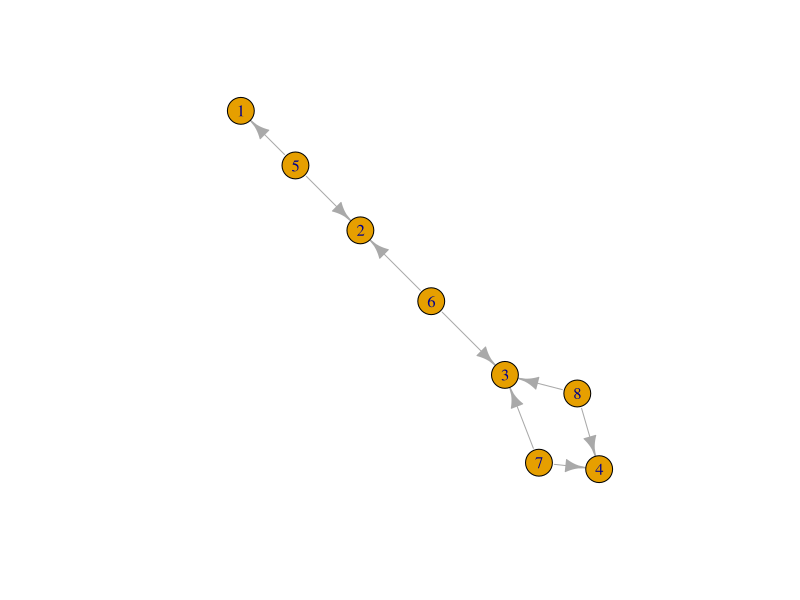

Write R code to recreate this figure. (Note: this script raises an error after producing the figure.)
library(igraph)
library(tidyverse)

# Nodos del 1 al 4 son citados
# Nodos del 5 al 8 citan.

C<-matrix(c(0,0, 0, 0, 0, 0, 0, 0, 0, 0, 0, 0, 0, 0, 0, 0,0, 0, 0, 0, 0, 0, 0, 0,
            0, 0, 0, 0, 0, 0, 0, 0,
            1, 1, 0, 0, 0, 0, 0, 0,
            0, 1, 1, 0, 0, 0, 0, 0,
            0, 0, 1, 1, 0, 0, 0, 0,
            0, 0, 1, 1, 0, 0, 0, 0),
          nrow=8,ncol=8,
          byrow=TRUE)

G=graph_from_adjacency_matrix(C)
plot(G)

M <- as_adjacency_matrix(G)
M <- matrix(M,nrow=8,ncol=8,
            dimnames=list(c("n5","n1","n2","n6","n3","n7","n4","n8"),
                          c("n5","n1","n2","n6","n3","n7","n4","n8")))

K <- t(C) %*% C
tt <- C %*% t(C)

MIdg <- max(degree(G,mode="in"))
MOdg <- max(degree(G,mode="out"))
gamma <- 1/(min(MIdg,MOdg))
gamma <- 0.207

# K---------------------------------------------------------------------
Kgamma <- K %*% solve(diag(8) - gamma*K)
Kgamma_results = data.frame()

for (i in 1:nrow(Kgamma)){
  Kgamma_newsum=sum(Kgamma[i,])
  Kgamma_results=rbind(Kgamma_results,Kgamma_newsum)
  rm(Kgamma_newsum)
}

Kgamma_results <- Kgamma_results %>%
  mutate(V=c("n5","n1","n2","n6","n3","n7","n4","n8"), .before=X184.936707487713)
View(Kgamma_results)

auth <- as.data.frame(authority.score(G)$vector)
auth <- auth %>% mutate(V=colnames(C), .before=`authority.score(G)$vector`)

#☻------------------------------------------------------------------------

gamma <- 0

# K---------------------------------------------------------------------
Kgamma <- K %*% solve(diag(8) - gamma*K)
Kgamma_results = data.frame()

for (i in 1:nrow(Kgamma)){
  Kgamma_newsum=sum(Kgamma[i,])
  Kgamma_results=rbind(Kgamma_results,Kgamma_newsum)
  rm(Kgamma_newsum)
}

Kgamma_results <- Kgamma_results %>%
  mutate(V=c("n5","n1","n2","n6","n3","n7","n4","n8"), .before=X2)
View(Kgamma_results)

auth <- as.data.frame(authority.score(G)$vector)
auth <- auth %>% mutate(V=colnames(C), .before=`authority.score(G)$vector`)



# T---------------------------------------------------------------------

Tgamma <- tt %*% solve(diag(8) - gamma*tt)
Tgamma_results = data.frame()

for (i in 1:nrow(Tgamma)){
  Tgamma_newsum=sum(Tgamma[i,])
  Tgamma_results=rbind(Tgamma_results,Tgamma_newsum)
  rm(Tgamma_newsum)
}
Tgamma_results <- Tgamma_results %>%
  mutate(V=c("n5","n1","n2","n6","n3","n7","n4","n8"), .before=X.6)

#-----------------------------------------------------------------------


NK <- function(A, gamma) {
  G <- graph_from_adjacency_matrix(A)
  # Calculamos el máximo grado de difusión posible
  MIdg <- max(degree(G,mode="in"))
  MOdg <- max(degree(G,mode="out"))
  max_gamma <- 1/(min(MIdg,MOdg))
  # Comprobamos que gamma no es excesivamente elevado
  if(gamma > max_gamma) {
    return(paste("Grado de difusión demasiado alto. El valor debe estar entre 0 y",
                 round(max_gamma,3)))
  }
  K_ <- t(A) %*% A
  T_ <- A %*% t(A)
  output = list()
  output$K_g <- K_ %*% solve(diag(nrow(A)) - gamma*K_)
  output$T_g <- T_ %*% solve(diag(nrow(A)) - gamma*T_)
  return(output)
}

NK(C,0.207)
